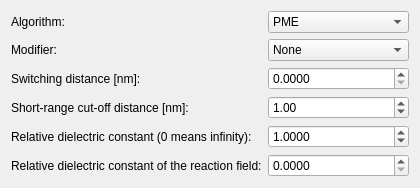
  <widget class="QWizardPage" name="coulombWizardPage">
   <property name="title">
    <string>Electrostatics</string>
   </property>
   <property name="subTitle">
    <string>Coulomb interaction</string>
   </property>
   <attribute name="pageId">
    <string notr="true">coulombwizardpage</string>
   </attribute>
   <layout class="QGridLayout" name="gridLayout_5">
    <item row="4" column="0">
     <widget class="QLabel" name="label_33">
      <property name="text">
       <string>Relative dielectric constant (0 means infinity):</string>
      </property>
     </widget>
    </item>
    <item row="1" column="0">
     <widget class="QLabel" name="label_30">
      <property name="text">
       <string>Modifier:</string>
      </property>
     </widget>
    </item>
    <item row="1" column="1">
     <widget class="QComboBox" name="coulomb_modifierComboBox">
      <item>
       <property name="text">
        <string>None</string>
       </property>
      </item>
      <item>
       <property name="text">
        <string>Potential-shift-Verlet</string>
       </property>
      </item>
      <item>
       <property name="text">
        <string>Potential-shift</string>
       </property>
      </item>
     </widget>
    </item>
    <item row="2" column="0">
     <widget class="QLabel" name="label_31">
      <property name="text">
       <string>Switching distance [nm]:</string>
      </property>
     </widget>
    </item>
    <item row="0" column="1">
     <widget class="QComboBox" name="coulombtypeComboBox">
      <item>
       <property name="text">
        <string>PME</string>
       </property>
      </item>
      <item>
       <property name="text">
        <string>PME-Switch</string>
       </property>
      </item>
      <item>
       <property name="text">
        <string>Cut-off</string>
       </property>
      </item>
      <item>
       <property name="text">
        <string>Shift</string>
       </property>
      </item>
      <item>
       <property name="text">
        <string>Reaction-Field-zero</string>
       </property>
      </item>
      <item>
       <property name="text">
        <string>Reaction-Field</string>
       </property>
      </item>
     </widget>
    </item>
    <item row="0" column="0">
     <widget class="QLabel" name="label_29">
      <property name="text">
       <string>Algorithm:</string>
      </property>
     </widget>
    </item>
    <item row="3" column="0">
     <widget class="QLabel" name="label_32">
      <property name="text">
       <string>Short-range cut-off distance [nm]:</string>
      </property>
     </widget>
    </item>
    <item row="5" column="0">
     <widget class="QLabel" name="label_34">
      <property name="text">
       <string>Relative dielectric constant of the reaction field:</string>
      </property>
     </widget>
    </item>
    <item row="2" column="1">
     <widget class="QDoubleSpinBox" name="rcoulomb_switchDoubleSpinBox">
      <property name="decimals">
       <number>4</number>
      </property>
      <property name="maximum">
       <double>999999.000000000000000</double>
      </property>
     </widget>
    </item>
    <item row="3" column="1">
     <widget class="QDoubleSpinBox" name="rcoulombDoubleSpinBox">
      <property name="maximum">
       <double>99999999999.000000000000000</double>
      </property>
      <property name="value">
       <double>1.000000000000000</double>
      </property>
     </widget>
    </item>
    <item row="4" column="1">
     <widget class="QDoubleSpinBox" name="epsilon_rDoubleSpinBox">
      <property name="decimals">
       <number>4</number>
      </property>
      <property name="maximum">
       <double>99999999999.000000000000000</double>
      </property>
      <property name="value">
       <double>1.000000000000000</double>
      </property>
     </widget>
    </item>
    <item row="5" column="1">
     <widget class="QDoubleSpinBox" name="epsilon_rfDoubleSpinBox">
      <property name="decimals">
       <number>4</number>
      </property>
      <property name="maximum">
       <double>9999999999999.000000000000000</double>
      </property>
     </widget>
    </item>
   </layout>
  </widget>
